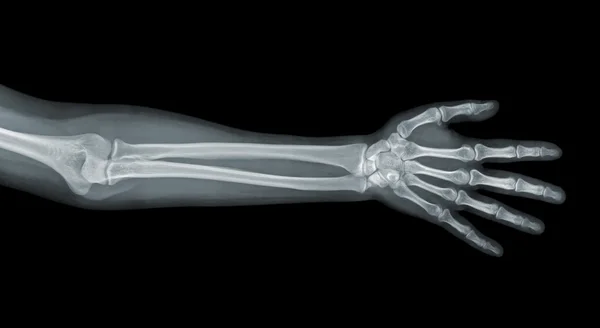
#> input picture Power law transformations/kol.jpg, 600 x 328 px
$ python 'Power law transformations.py'
#> lines starting #> are read from the running program, lines starting #| are printed output that depends on the picture
import cv2
import numpy as np

image = cv2.imread('kol.jpg')
#> image is the input picture: shape (328, 600, 3); mean B, G, R 30.6, 29.7, 27.6

if image is None:
    exit()

gray_image = cv2.cvtColor(image, cv2.COLOR_BGR2GRAY)

gray_image = np.float32(gray_image)

gamma = 1.5
c = 255 / np.max(gray_image) ** gamma
#> c = 0.0641
power_law_image = c * (gray_image ** gamma)
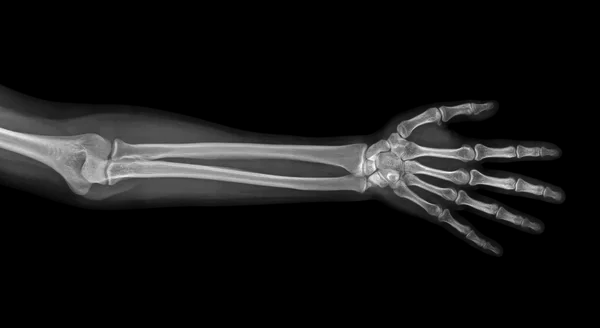
#> power_law_image: shape (328, 600) float32; min 0, max 255, mean 21.6; drawn with min black and max white

power_law_image = np.array(power_law_image, dtype=np.uint8)

cv2.imshow('Original Image', image)
cv2.imshow('Power Law Transformation', power_law_image)

cv2.waitKey(0)
cv2.destroyAllWindows()
